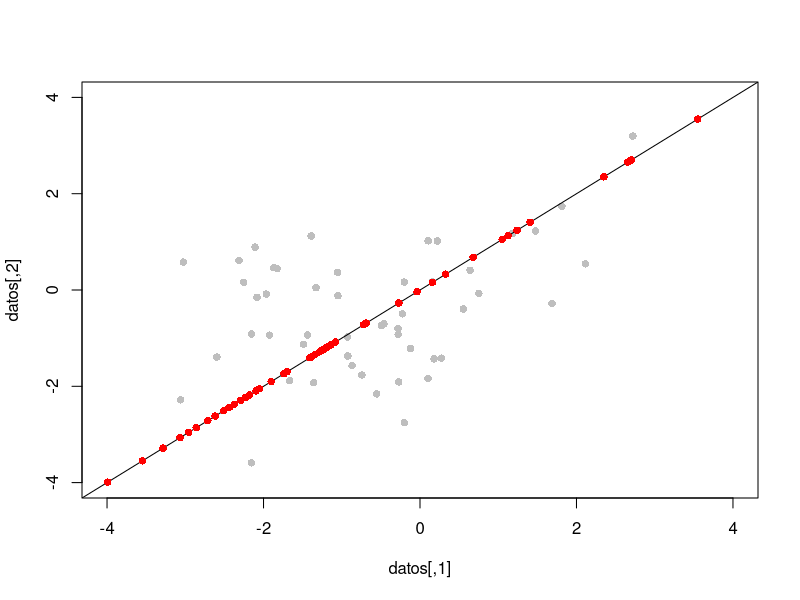

This chart was generated by the following R code:
library(MASS)

set.seed(1234)

datos <- mvrnorm(50, c(0,0), matrix( data = c(1, 1/2, 1/2, 1), nrow = 2, ncol = 2, byrow = TRUE)*2 )
plot(datos, xlim = c(-4,4), ylim = c(-4,4), col = "gray", pch = 16)

abline(0,1)

a1 <- matrix( c(1,1))
P <- a1 %*% t(a1) # Matriz de proyeccion

points( datos %*% P, datos %*% P, col = "red", pch = 16)

d <- a1 / sqrt(2) # Vector normalizado

